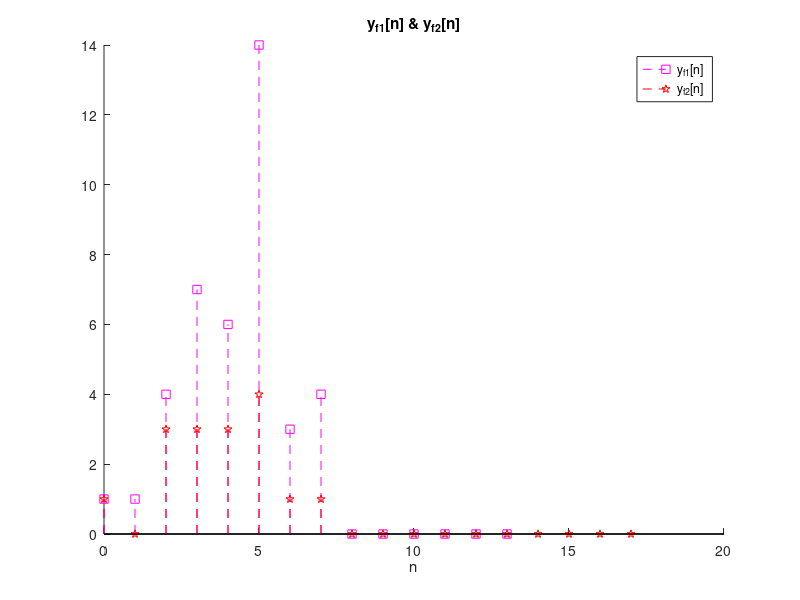

Reproduce this figure in MATLAB.
% Problem 2.4(f)

x1 = [1 1 1 1 0 0 0 0 0 0];
nx1 = 0:9;

h1 = [1 -1 3 0 1];
h2 = [0 2 5 4 -1];
nh1 = 0:4;

w = x1.*(nx1+1);
hw = nx1;

yf1 = conv(w, h1);
nyf1 = (hw(1)+nh1(1)):1:(hw(end)+nh1(end));

hf1 = [1 0 0 0 0].*[1 2 3 4 5];
nhf1 = 0:1:4;

hf2 = h1;
nhf2 = nh1;

hseries = conv(hf1, hf2);
nhseries = (nhf1(1)+nhf2(1)):1:(nhf1(end)+nhf2(end));

yf2 = conv(x1, hseries);
nyf2 = (nx1(1)+nhseries(1)):(nx1(end)+nhseries(end));

figure;
hold on
stem(nyf1, yf1, 'm--s');
stem(nyf2, yf2, 'r--p');
title('y_{f1}[n] & y_{f2}[n]');
legend('y_{f1}[n]', 'y_{f2}[n]', 'Location', 'northeast');
xlabel('n');

saveas(gcf, "plots/P2_4_f_out.png");
close;



